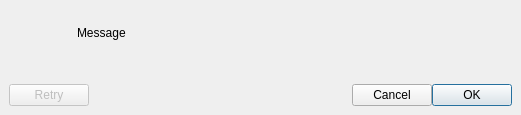
<?xml version="1.0" encoding="UTF-8"?>
<ui version="4.0">
 <class>OctoPrintApiKeyDialog</class>
 <widget class="QDialog" name="OctoPrintApiKeyDialog">
  <property name="geometry">
   <rect>
    <x>0</x>
    <y>0</y>
    <width>521</width>
    <height>115</height>
   </rect>
  </property>
  <property name="windowTitle">
   <string>OctoPrint API Key Request</string>
  </property>
  <property name="autoFillBackground">
   <bool>true</bool>
  </property>
  <layout class="QGridLayout" name="gridLayout" columnstretch="0,1">
   <property name="leftMargin">
    <number>9</number>
   </property>
   <property name="topMargin">
    <number>9</number>
   </property>
   <property name="rightMargin">
    <number>9</number>
   </property>
   <property name="bottomMargin">
    <number>9</number>
   </property>
   <property name="horizontalSpacing">
    <number>20</number>
   </property>
   <property name="verticalSpacing">
    <number>6</number>
   </property>
   <item row="0" column="1" alignment="Qt::AlignVCenter">
    <widget class="QLabel" name="labelMessage">
     <property name="text">
      <string>Message</string>
     </property>
    </widget>
   </item>
   <item row="2" column="0" colspan="2">
    <spacer name="verticalSpacer">
     <property name="orientation">
      <enum>Qt::Vertical</enum>
     </property>
     <property name="sizeHint" stdset="0">
      <size>
       <width>20</width>
       <height>0</height>
      </size>
     </property>
    </spacer>
   </item>
   <item row="3" column="0" colspan="2">
    <layout class="QHBoxLayout" name="horizontalLayout">
     <property name="topMargin">
      <number>9</number>
     </property>
     <item>
      <widget class="QPushButton" name="pushButtonRetry">
       <property name="enabled">
        <bool>false</bool>
       </property>
       <property name="text">
        <string>Retry</string>
       </property>
      </widget>
     </item>
     <item>
      <spacer name="horizontalSpacerButtons">
       <property name="orientation">
        <enum>Qt::Horizontal</enum>
       </property>
       <property name="sizeHint" stdset="0">
        <size>
         <width>40</width>
         <height>20</height>
        </size>
       </property>
      </spacer>
     </item>
     <item>
      <widget class="QPushButton" name="pushButtonCancel">
       <property name="text">
        <string>Cancel</string>
       </property>
      </widget>
     </item>
     <item>
      <widget class="QPushButton" name="pushButtonOk">
       <property name="text">
        <string>OK</string>
       </property>
       <property name="default">
        <bool>true</bool>
       </property>
      </widget>
     </item>
    </layout>
   </item>
   <item row="0" column="0">
    <widget class="QLabel" name="labelIcon">
     <property name="sizePolicy">
      <sizepolicy hsizetype="Minimum" vsizetype="Minimum">
       <horstretch>0</horstretch>
       <verstretch>0</verstretch>
      </sizepolicy>
     </property>
     <property name="minimumSize">
      <size>
       <width>48</width>
       <height>48</height>
      </size>
     </property>
     <property name="text">
      <string/>
     </property>
    </widget>
   </item>
  </layout>
 </widget>
 <tabstops>
  <tabstop>pushButtonOk</tabstop>
  <tabstop>pushButtonCancel</tabstop>
 </tabstops>
 <resources>
  <include location="../../resources/icons-chokusen.qrc"/>
 </resources>
 <connections/>
</ui>
